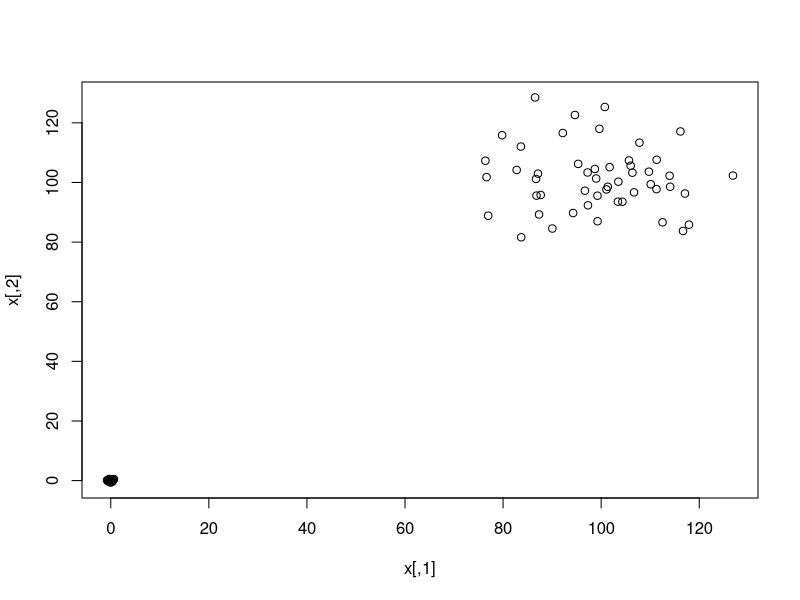
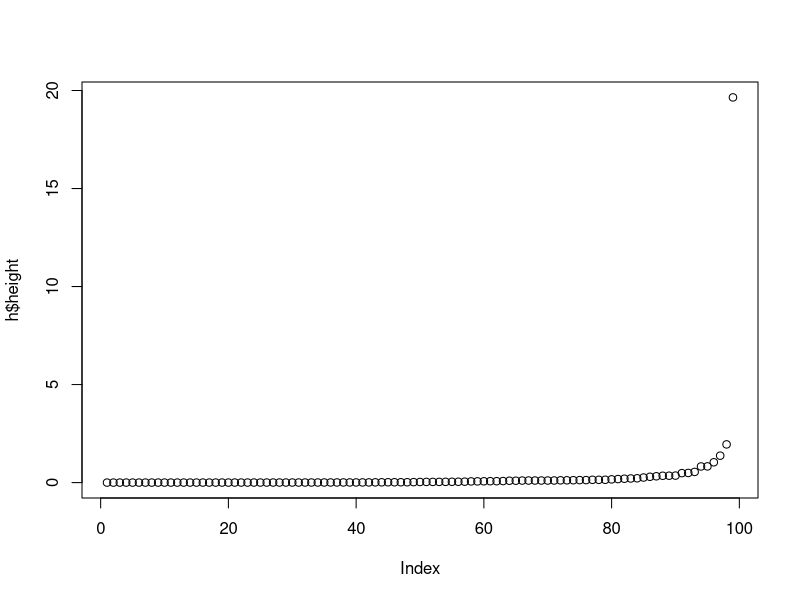
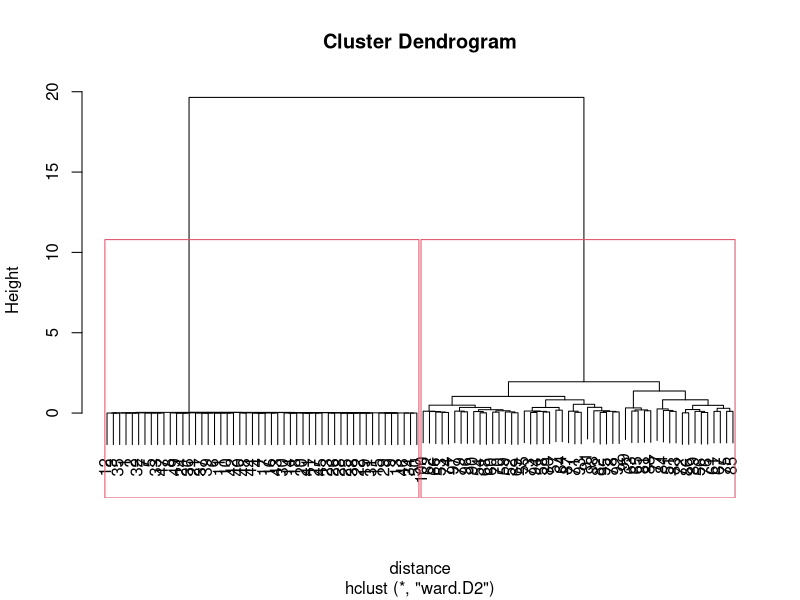
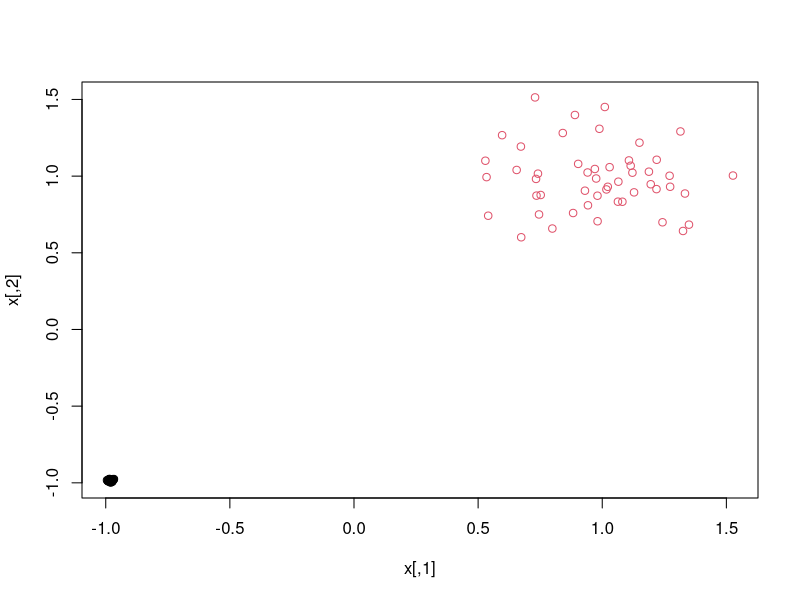
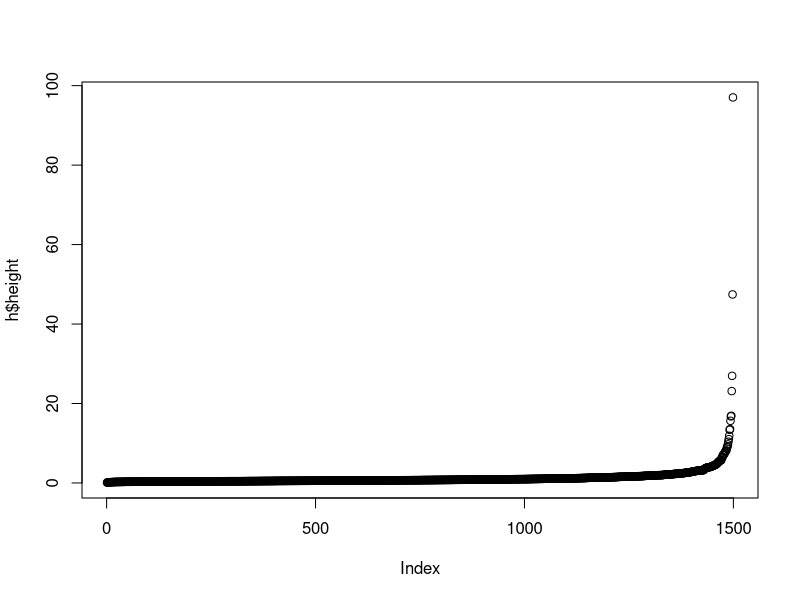
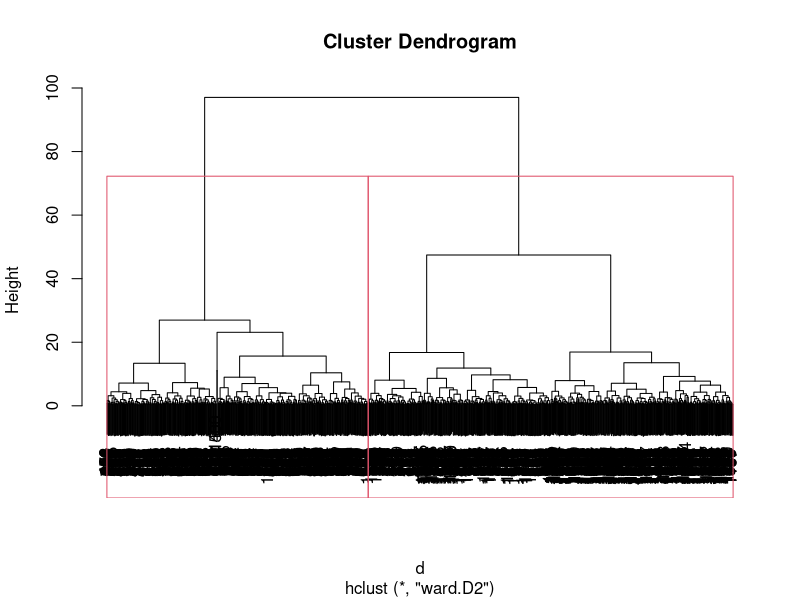
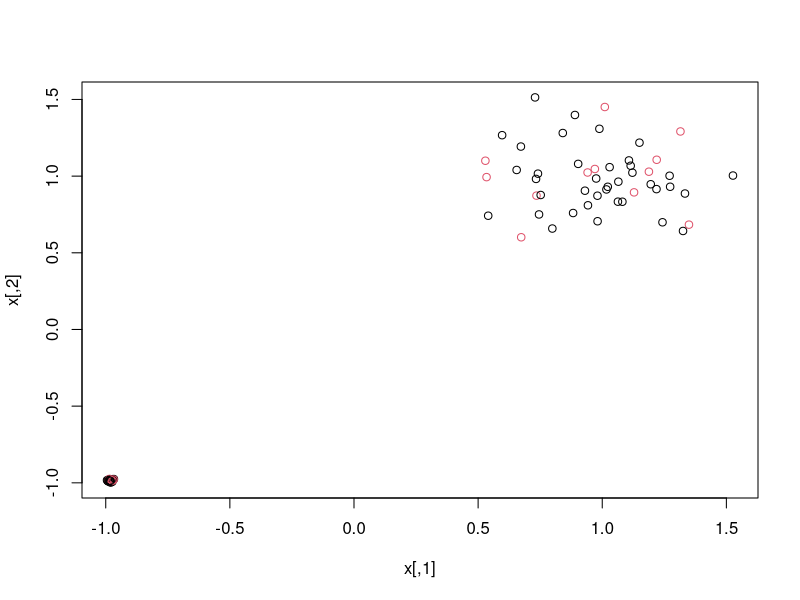
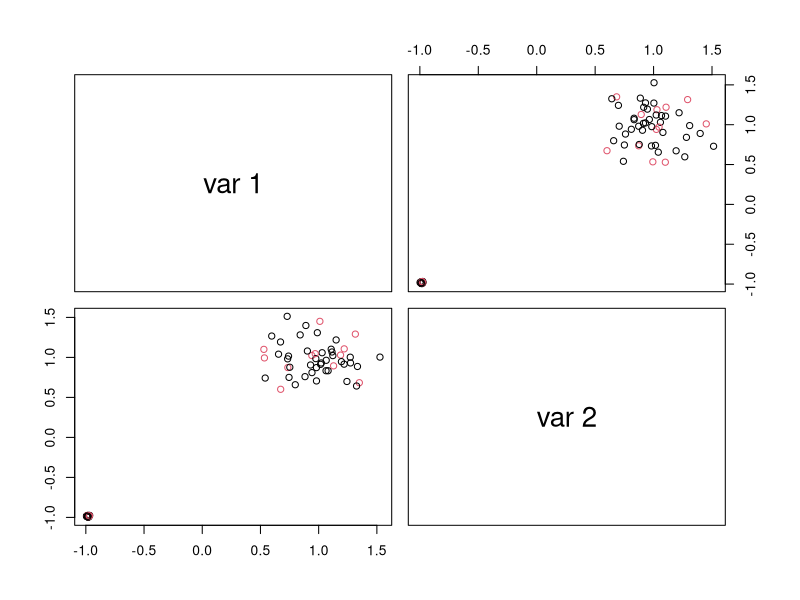

Source code (R) for these figures, in order: (Note: this script raises an error after producing the figures.)
#Demo
A = matrix(rnorm(100, sd = .3), ncol = 2)
B = matrix(rnorm(100,mean=100,sd=10), ncol=2)
x = rbind(A,B)
plot(x)
x=scale(x)
distance=dist(x, "euclidean" )
h=hclust(distance, "ward.D2")
plot(h$height)
plot(h)
rect.hclust(h,k=2)
c=cutree(h,k=2)
plot(x, col = c)


cluster = read.table("./Test_Clusters_Atypiques.txt")
cluster = scale(cluster)
d = dist(cluster, "euclidean")
h = hclust(d, "ward.D2")
plot(h$height)
plot(h)
rect.hclust(h, k=2)
c = cutree(h, k = 2)
plot(x, col = c)
pairs(x, col = c)


test = as.matrix(c(1, 2, 9, 12, 20))
d2 = dist(test, "manhatan")
h2 = hclust(distance, "wrad.D2")

centre <- matrix(0, 2,ncol(cluster))
centre

centre[1,] <- cluster[1,]
centre[1,] <- cluster[1499,]

k = kmeans(cluster,center=centre)
print(k)

plot(cluster, col=k$cluster)